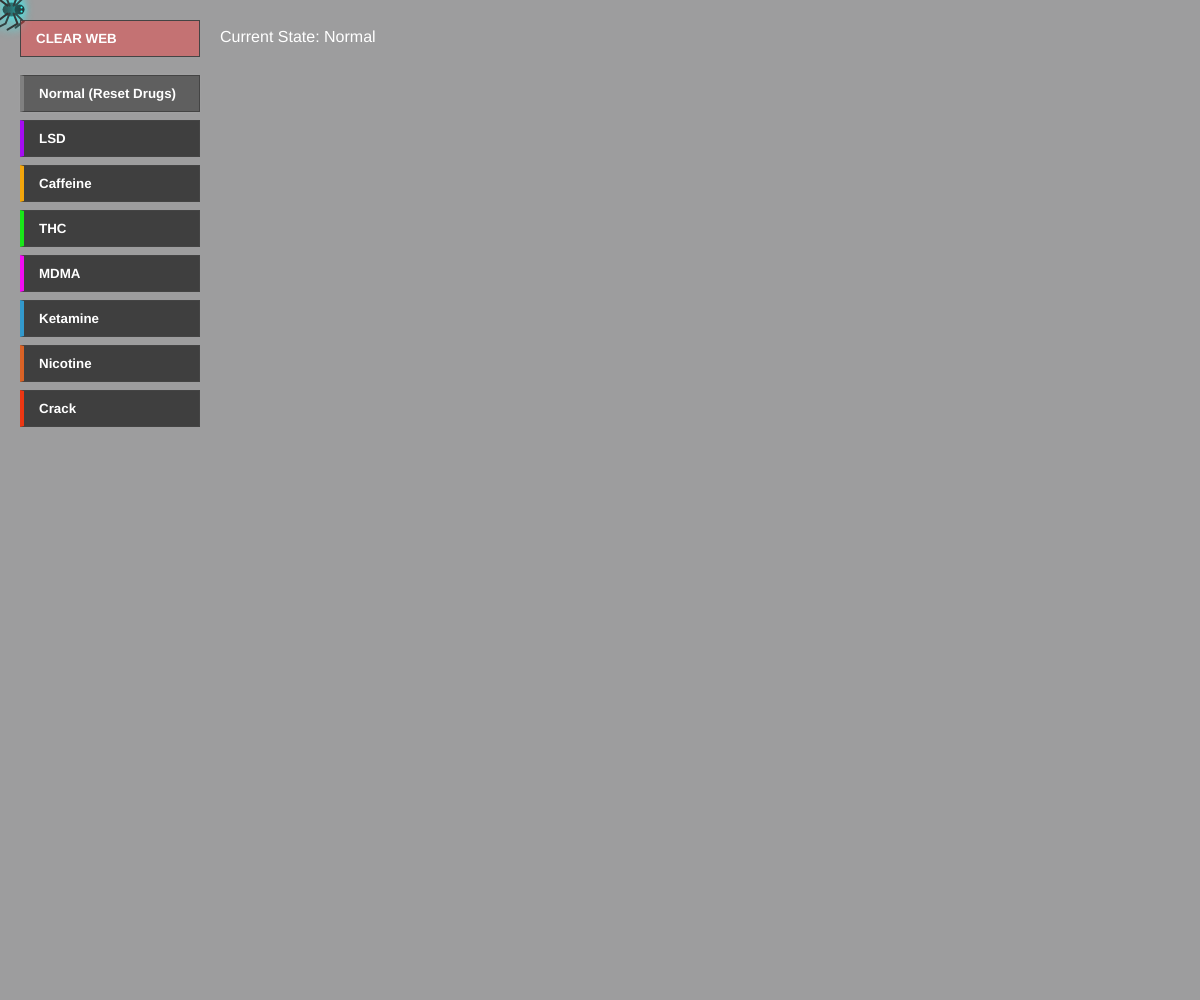
Frame 1 (no input)
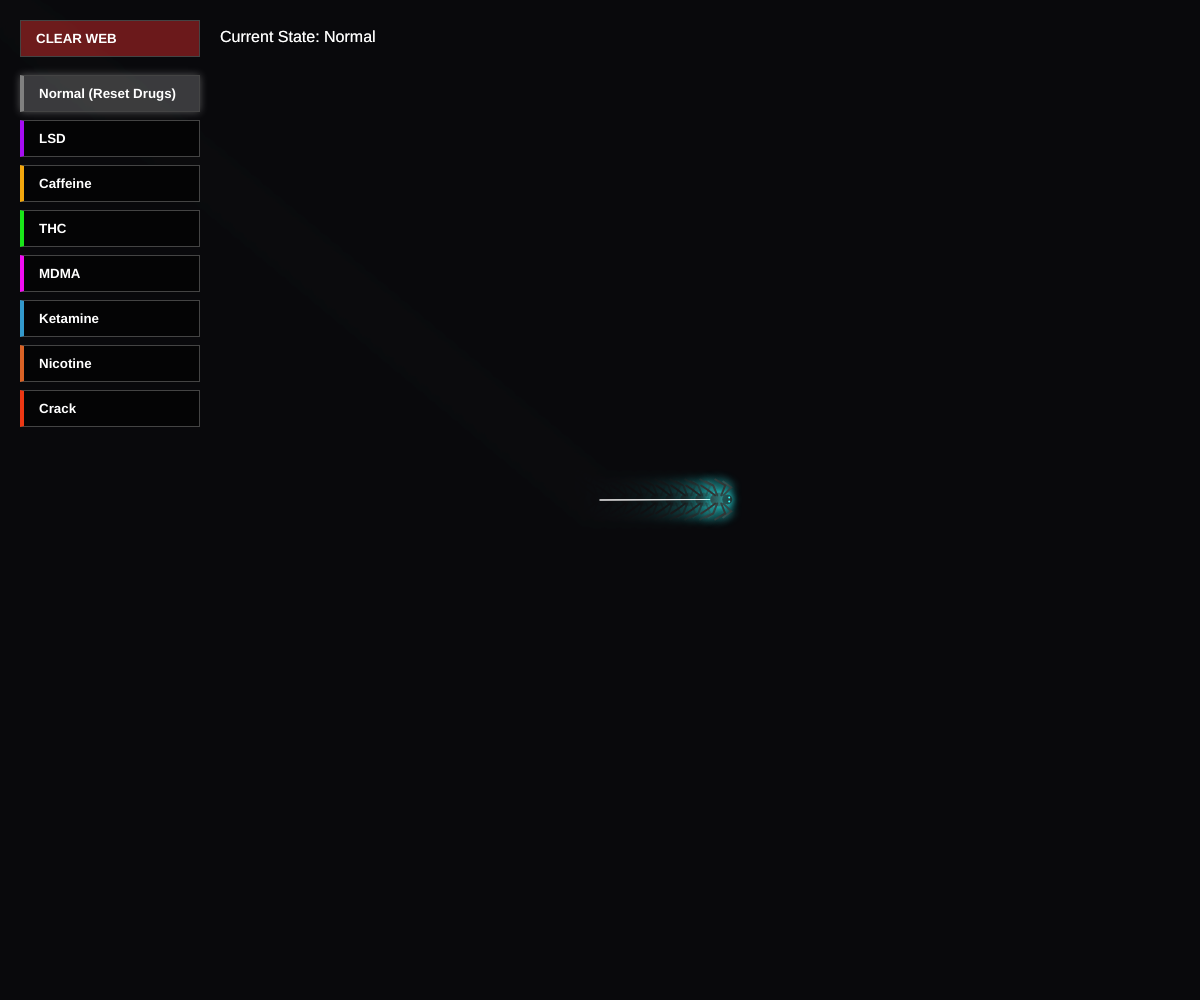
Frame 60 (no input)
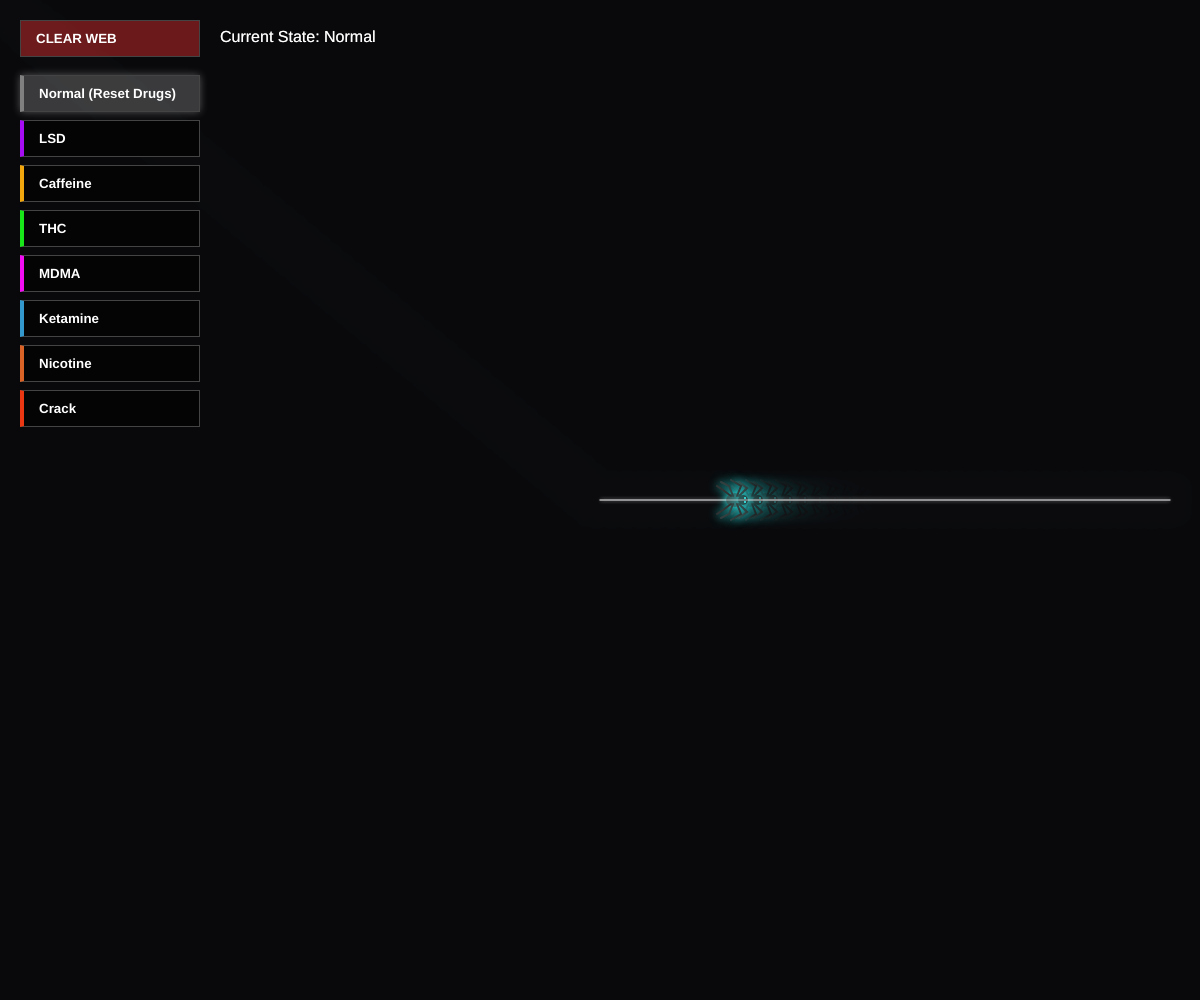
Frame 120 (the mouse pressed at the canvas centre since frame 60)

The p5.js sketch that drew these frames (run headless with seeded random() and noise() and a simulated clock; from frame 60 on, the mouse is pressed at the canvas centre):

// p5.js sketch
// ── sketch.js
let particles = [];
let springs = [];
let spider;
let radials = [];
const NUM_RADIALS = 14;
const PHYSICS_ITERATIONS = 5;

// State
let activeDrugs = new Set(); // Stores keys of active drugs
let uiContainer;
let resetButton;

// Drug Profiles
const DRUGS = {
  LSD:      { name: 'LSD',      hue: 280, sat: 90,  desc: 'Wavy, psychedelic, expanded' },
  CAFFEINE: { name: 'Caffeine', hue: 40,  sat: 90,  desc: 'Erratic, jagged, hasty' },
  THC:      { name: 'THC',      hue: 120, sat: 80,  desc: 'Lazy, wide spacing, unfinished' },
  MDMA:     { name: 'MDMA',     hue: 300, sat: 90,  desc: 'Symmetrical, hyper-connected, pulsing' },
  KETAMINE: { name: 'Ketamine', hue: 200, sat: 60,  desc: 'Disassociated, broken structure, floating' },
  NICOTINE: { name: 'Nicotine', hue: 20,  sat: 70,  desc: 'Simple, tight, anxious' },
  CRACK:    { name: 'Crack',    hue: 10,  sat: 85,  desc: 'Manic, torn, erratic gaps' }
};

function setup() {
  createCanvas(windowWidth, windowHeight);
  colorMode(HSB, 360, 100, 100, 100);

  createUI();
  resetSimulation();
}

function createUI() {
  if (uiContainer) uiContainer.remove();

  uiContainer = createDiv('');
  uiContainer.position(20, 20);
  uiContainer.style('display', 'flex');
  uiContainer.style('flex-direction', 'column');
  uiContainer.style('gap', '8px');
  uiContainer.style('font-family', 'sans-serif');
  uiContainer.style('z-index', '100');
  uiContainer.style('user-select', 'none');

  // Reset Button
  let btnReset = createButton('CLEAR WEB');
  styleButton(btnReset, 0, 0, true);
  btnReset.style('margin-bottom', '10px');
  btnReset.style('background', 'rgba(255, 50, 50, 0.4)');
  btnReset.mousePressed(resetSimulation);
  uiContainer.child(btnReset);

  // Normal / Clear Drugs Button
  let btnNormal = createButton('Normal (Reset Drugs)');
  styleButton(btnNormal, 0, 0);
  btnNormal.id('btn-NORMAL');
  btnNormal.mousePressed(() => {
    activeDrugs.clear();
    updateButtonVisuals();
  });
  uiContainer.child(btnNormal);

  // Drug Buttons
  for (let key in DRUGS) {
    let d = DRUGS[key];
    let btn = createButton(d.name);
    btn.id(`btn-${key}`);
    styleButton(btn, d.hue, d.sat);

    btn.mousePressed(() => {
      if (activeDrugs.has(key)) {
        activeDrugs.delete(key);
      } else {
        activeDrugs.add(key);
      }
      updateButtonVisuals();
    });

    uiContainer.child(btn);
  }
  updateButtonVisuals();
}

function styleButton(btn, h, s, isUtility = false) {
  btn.style('padding', '10px 15px');
  btn.style('background', 'rgba(0,0,0,0.6)');
  btn.style('color', 'white');
  btn.style('border', '1px solid #444');
  if (!isUtility) {
    btn.style('border-left', `4px solid hsl(${h}, ${s}%, 50%)`);
  }
  btn.style('cursor', 'pointer');
  btn.style('font-weight', 'bold');
  btn.style('transition', 'all 0.2s ease');
  btn.style('text-align', 'left');
  btn.style('width', '180px');
}

function updateButtonVisuals() {
  // Update Normal Button
  const btnNormal = select('#btn-NORMAL');
  if (activeDrugs.size === 0) {
    btnNormal.style('background', 'rgba(255,255,255,0.2)');
    btnNormal.style('box-shadow', '0 0 8px rgba(255,255,255,0.3)');
  } else {
    btnNormal.style('background', 'rgba(0,0,0,0.6)');
    btnNormal.style('box-shadow', 'none');
  }

  // Update Drug Buttons
  for (let key in DRUGS) {
    let btn = select(`#btn-${key}`);
    let d = DRUGS[key];
    if (activeDrugs.has(key)) {
      btn.style('background', `hsla(${d.hue}, ${d.sat}%, 30%, 0.8)`);
      btn.style('border-left', `4px solid hsl(${d.hue}, ${d.sat}%, 80%)`);
      btn.style('box-shadow', `0 0 10px hsla(${d.hue}, ${d.sat}%, 50%, 0.5)`);
      btn.style('padding-left', '25px'); // Indent effect
    } else {
      btn.style('background', 'rgba(0,0,0,0.6)');
      btn.style('border-left', `4px solid hsl(${d.hue}, ${d.sat}%, 50%)`);
      btn.style('box-shadow', 'none');
      btn.style('padding-left', '15px');
    }
  }
}

function resetSimulation() {
  particles = [];
  springs = [];
  radials = [];

  const cx = width / 2;
  const cy = height / 2;
  const centerNode = new Particle(cx, cy, true);
  particles.push(centerNode);

  // Frame Anchors
  for (let i = 0; i < NUM_RADIALS; i++) {
    const angle = (TWO_PI / NUM_RADIALS) * i;
    const dx = cos(angle);
    const dy = sin(angle);

    let t = Infinity;
    if (dx > 0) t = min(t, (width - cx) / dx);
    else if (dx < 0) t = min(t, -cx / dx);
    if (dy > 0) t = min(t, (height - cy) / dy);
    else if (dy < 0) t = min(t, -cy / dy);

    t *= 0.95;
    const ax = cx + dx * t;
    const ay = cy + dy * t;

    const anchor = new Particle(ax, ay, true);
    particles.push(anchor);
    radials.push([centerNode, anchor]);
  }

  spider = new Spider(centerNode, radials);
}

function draw() {
  // Background trail effect
  background(220, 10, 5, 40);

  // Display active drugs info
  noStroke();
  fill(255);
  textSize(16);
  textAlign(LEFT, TOP);

  let title = "Normal";
  if (activeDrugs.size > 0) {
    title = Array.from(activeDrugs).map(k => DRUGS[k].name).join(" + ");
  }

  text(`Current State: ${title}`, 220, 30);

  // Physics & Logic
  updatePhysics();
  spider.update();
  spider.draw();

  // Draw Web
  drawWeb();

  handleInteraction();
}

function drawWeb() {
  // Dynamic glow color based on active drugs
  let glowHue = 180; // Cyan default
  let glowSat = 80;

  if (activeDrugs.size > 0) {
    // Cycle through active drug hues over time for the glow
    let keys = Array.from(activeDrugs);
    let k = keys[Math.floor(frameCount / 60) % keys.length];
    glowHue = DRUGS[k].hue;
    glowSat = DRUGS[k].sat;
  } else {
    glowSat = 0; // White/Grey glow for normal
  }

  drawingContext.shadowBlur = 4;
  drawingContext.shadowColor = color(glowHue, glowSat, 100, 50);

  beginShape(LINES);
  for (let s of springs) {
    const d = dist(s.p1.pos.x, s.p1.pos.y, s.p2.pos.x, s.p2.pos.y);
    const strain = Math.abs(d - s.length) / s.length;

    // Determine strand color
    let h = 0, sat = 0, bri = 90;

    if (activeDrugs.size > 0) {
      // Spatial color blending based on position + active drugs
      let keys = Array.from(activeDrugs);
      // Use position to pick which drug controls this strand's color mostly
      let idx = Math.floor((s.p1.pos.x + s.p1.pos.y) * 0.01 + frameCount * 0.01) % keys.length;
      if (idx < 0) idx += keys.length;
      let drugKey = keys[idx];

      h = DRUGS[drugKey].hue;
      sat = DRUGS[drugKey].sat;

      if (activeDrugs.has('LSD')) {
        h = (h + frameCount * 2) % 360;
      }
    }

    if (strain > 0.4) {
        stroke(0, 80, 100, 90); // Red stress
        strokeWeight(1.5);
    } else {
        stroke(h, sat, bri, 70);
        strokeWeight(1);
    }

    vertex(s.p1.pos.x, s.p1.pos.y);
    vertex(s.p2.pos.x, s.p2.pos.y);
  }
  endShape();

  drawingContext.shadowBlur = 0;
}

function handleInteraction() {
  if (mouseIsPressed || dist(mouseX, mouseY, pmouseX, pmouseY) > 5) {
    const mousePos = createVector(mouseX, mouseY);
    for (let p of particles) {
      if (p.pinned) continue;
      const d = p5.Vector.dist(mousePos, p.pos);
      if (d < 150) {
        const force = p5.Vector.sub(p.pos, mousePos).normalize().mult((150 - d) * 0.08);
        p.pos.add(force);
      }
    }
  }
}

function updatePhysics() {
  // Combined Physics Parameters
  let gravity = 0.03;
  let jitterMag = 0;

  if (activeDrugs.has('THC')) gravity += 0.05;
  if (activeDrugs.has('KETAMINE')) gravity -= 0.025; // Float

  if (activeDrugs.has('CAFFEINE')) jitterMag += 0.5;
  if (activeDrugs.has('CRACK')) jitterMag += 1.5;

  for (let p of particles) {
    if (p.pinned) continue;
    const velocity = p5.Vector.sub(p.pos, p.oldPos).mult(0.97);
    p.oldPos.set(p.pos);
    p.pos.add(velocity);
    p.pos.add(createVector(0, gravity));

    // Apply Jitter
    if (jitterMag > 0 && frameCount % 2 === 0) {
        p.pos.add(p5.Vector.random2D().mult(jitterMag));
    }
  }

  for (let i = 0; i < PHYSICS_ITERATIONS; i++) {
    for (let s of springs) {
      const dx = s.p2.pos.x - s.p1.pos.x;
      const dy = s.p2.pos.y - s.p1.pos.y;
      const dist = Math.sqrt(dx * dx + dy * dy);
      if (dist === 0) continue;

      const diff = s.length - dist;
      const percent = (diff / dist) / 2;
      const offsetX = dx * percent;
      const offsetY = dy * percent;

      if (!s.p1.pinned) {
        s.p1.pos.x -= offsetX;
        s.p1.pos.y -= offsetY;
      }
      if (!s.p2.pinned) {
        s.p2.pos.x += offsetX;
        s.p2.pos.y += offsetY;
      }
    }
  }
}

function windowResized() {
  resizeCanvas(windowWidth, windowHeight);
  createUI();
  resetSimulation();
}

// --- Classes ---

class Particle {
  constructor(x, y, pinned = false) {
    this.pos = createVector(x, y);
    this.oldPos = createVector(x, y);
    this.pinned = pinned;
  }
}

class Spring {
  constructor(p1, p2, length = null) {
    this.p1 = p1;
    this.p2 = p2;
    this.length = length || p5.Vector.dist(p1.pos, p2.pos);

    // Initial looseness modifier based on active drugs at creation time
    if (activeDrugs.has('MDMA')) this.length *= 1.05;
    if (activeDrugs.has('THC')) this.length *= 1.1;
    if (activeDrugs.has('NICOTINE')) this.length *= 0.9;
  }
}

class Spider {
  constructor(centerNode, radialsRef) {
    this.radials = radialsRef;
    this.centerNode = centerNode;
    this.pos = createVector(0, 0);
    this.state = 'ENTER';
    this.supportIndex = 0;
    this.supportPhase = 'OUT';

    this.angle = 0;
    this.radius = 20;
    this.maxRadius = Math.max(width, height) * 0.6;
    this.lastSector = 0;
    this.active = true;
    this.baseSpeed = 15;
  }

  update() {
    if (!this.active) return;

    // Calculate current speed based on drugs
    let currentSpeed = this.baseSpeed;
    if (activeDrugs.has('CAFFEINE')) currentSpeed *= 2.0;
    if (activeDrugs.has('CRACK')) currentSpeed *= 3.0;
    if (activeDrugs.has('THC')) currentSpeed *= 0.6;
    if (activeDrugs.has('KETAMINE')) currentSpeed *= 0.4;

    if (this.state === 'ENTER') {
      this.moveTowards(this.centerNode.pos, currentSpeed);
      if (this.pos.dist(this.centerNode.pos) < 5) {
        this.state = 'BUILD_SUPPORTS';
        this.supportIndex = 0;
        this.supportPhase = 'OUT';
      }
    }
    else if (this.state === 'BUILD_SUPPORTS') {
      this.handleSupportBuilding(currentSpeed);
    }
    else if (this.state === 'BUILD_WEB') {
      this.handleWebBuilding();
    }
  }

  moveTowards(targetPos, speed) {
    const dir = p5.Vector.sub(targetPos, this.pos);
    const d = dir.mag();
    if (d < speed) {
      this.pos.set(targetPos);
      return true;
    } else {
      dir.normalize().mult(speed);
      this.pos.add(dir);
      return false;
    }
  }

  handleSupportBuilding(speed) {
    if (this.supportIndex >= this.radials.length) {
      this.state = 'BUILD_WEB';
      this.pos.set(this.centerNode.pos);
      return;
    }

    const currentRadial = this.radials[this.supportIndex];
    const anchor = currentRadial[1];

    if (activeDrugs.has('KETAMINE') && random() < 0.1) return; // Pause randomly

    if (this.supportPhase === 'OUT') {
      const reached = this.moveTowards(anchor.pos, speed);
      stroke(255, 100);
      line(this.centerNode.pos.x, this.centerNode.pos.y, this.pos.x, this.pos.y);

      if (reached) {
        springs.push(new Spring(this.centerNode, anchor));
        this.supportPhase = 'IN';
      }
    } else {
      const reached = this.moveTowards(this.centerNode.pos, speed);
      if (reached) {
        this.supportIndex++;
        this.supportPhase = 'OUT';
      }
    }
  }

  handleWebBuilding() {
    const SPIRAL_SPACING = 25;
    let baseAngleSpeed = 0.12;
    let drMult = 1.0;
    let angleSpeedMult = 1.0;

    // --- COMBINED DRUG LOGIC ---

    if (activeDrugs.has('LSD')) {
      drMult *= (1 + sin(this.angle * 4) * 0.5);
    }

    if (activeDrugs.has('CAFFEINE')) {
      angleSpeedMult *= 1.6;
      drMult *= 0.8;
      this.angle += random(-0.05, 0.05); // Jitter angle
    }

    if (activeDrugs.has('CRACK')) {
      angleSpeedMult *= 2.0;
      drMult *= random(0.5, 3.0);
      if (random() < 0.1) this.radius += 20; // Sudden jump
    }

    if (activeDrugs.has('THC')) {
      angleSpeedMult *= 0.7;
      drMult *= 1.8;
      if (random() < 0.1) return; // Pause
    }

    if (activeDrugs.has('NICOTINE')) {
      drMult *= 0.6;
      angleSpeedMult *= 1.2;
    }

    if (activeDrugs.has('MDMA')) {
      drMult *= (1 + sin(frameCount * 0.1) * 0.3);
    }

    if (activeDrugs.has('KETAMINE')) {
      angleSpeedMult = random(-0.1, 0.2); // Loss of direction
      drMult = random(-0.5, 1.5);
    }

    // Apply calculations
    let currentAngleSpeed = baseAngleSpeed * angleSpeedMult;
    let dr = (SPIRAL_SPACING / (TWO_PI / baseAngleSpeed)) * 0.15 * drMult;

    this.angle += currentAngleSpeed;
    this.radius += dr;

    if (this.radius > this.maxRadius) {
      this.active = false;
      return;
    }

    // Calculate position
    const cx = this.centerNode.pos.x;
    const cy = this.centerNode.pos.y;

    let xOff = 0, yOff = 0;
    if (activeDrugs.has('CAFFEINE') || activeDrugs.has('CRACK')) {
        xOff = random(-5, 5);
        yOff = random(-5, 5);
    }

    this.pos.x = cx + cos(this.angle) * this.radius + xOff;
    this.pos.y = cy + sin(this.angle) * this.radius + yOff;

    const sectorAngle = TWO_PI / NUM_RADIALS;
    const currentSector = Math.floor(((this.angle % TWO_PI) + TWO_PI) % TWO_PI / sectorAngle);

    if (this.lastSector !== currentSector) {
        // Skip logic
        let skipChance = 0;
        if (activeDrugs.has('THC')) skipChance += 0.2;
        if (activeDrugs.has('CRACK')) skipChance += 0.3;

        if (random() > skipChance) {
            this.buildSpiralNode(currentSector);
        }
    }
    this.lastSector = currentSector;
  }

  buildSpiralNode(sectorIdx) {
    if (sectorIdx < 0 || sectorIdx >= NUM_RADIALS) return;

    const radial = this.radials[sectorIdx];
    const innerNode = radial[radial.length - 2];
    const outerNode = radial[radial.length - 1];

    const p = new Particle(this.pos.x, this.pos.y);
    particles.push(p);

    const springIndex = springs.findIndex(s =>
      (s.p1 === innerNode && s.p2 === outerNode) ||
      (s.p1 === outerNode && s.p2 === innerNode)
    );
    if (springIndex !== -1) springs.splice(springIndex, 1);

    radial.splice(radial.length - 1, 0, p);

    springs.push(new Spring(innerNode, p));
    springs.push(new Spring(p, outerNode));

    // Connect to Neighbor
    let prevIdx = sectorIdx - 1;
    if (activeDrugs.has('KETAMINE') && random() < 0.3) {
        prevIdx = floor(random(NUM_RADIALS));
    }

    if (prevIdx < 0) prevIdx = NUM_RADIALS - 1;
    const prevRadial = this.radials[prevIdx];

    if (prevRadial.length > 2) {
      const neighbor = prevRadial[prevRadial.length - 2];

      let maxDist = this.radius * 2;
      if (activeDrugs.has('KETAMINE')) maxDist = width;
      if (activeDrugs.has('CRACK')) maxDist = this.radius * 3;

      if (p.pos.dist(neighbor.pos) < maxDist) {
        springs.push(new Spring(neighbor, p));
      }
    }
  }

  draw() {
    if (!this.active) return;

    push();
    translate(this.pos.x, this.pos.y);

    let angle = this.angle + PI/2;
    if (activeDrugs.has('KETAMINE')) angle += random(-0.5, 0.5);
    rotate(angle);

    // Determine Glow Color for Spider based on first active drug or Cyan
    let glowColor = color(180, 80, 100);
    if (activeDrugs.size > 0) {
        let firstKey = activeDrugs.values().next().value;
        glowColor = color(DRUGS[firstKey].hue, 80, 100);
    }

    drawingContext.shadowBlur = 10;
    drawingContext.shadowColor = glowColor;

    noStroke();
    fill(0, 0, 20);

    if (activeDrugs.has('CAFFEINE') || activeDrugs.has('CRACK')) {
        scale(random(0.9, 1.1));
    }

    ellipse(0, 0, 14, 18);
    fill(0, 0, 15);
    ellipse(0, -8, 10, 10);

    fill(glowColor);
    ellipse(-2, -10, 2, 2);
    ellipse(2, -10, 2, 2);

    stroke(0, 0, 20);
    strokeWeight(2);
    noFill();
    for(let i = -1; i <= 1; i+=2) {
      beginShape(); vertex(4*i, -4); vertex(12*i, -12); vertex(18*i, -4); endShape();
      beginShape(); vertex(4*i, -2); vertex(14*i, -6); vertex(20*i, 4); endShape();
      beginShape(); vertex(4*i, 2); vertex(14*i, 6); vertex(18*i, 14); endShape();
      beginShape(); vertex(4*i, 4); vertex(10*i, 12); vertex(14*i, 18); endShape();
    }
    pop();
  }
}
